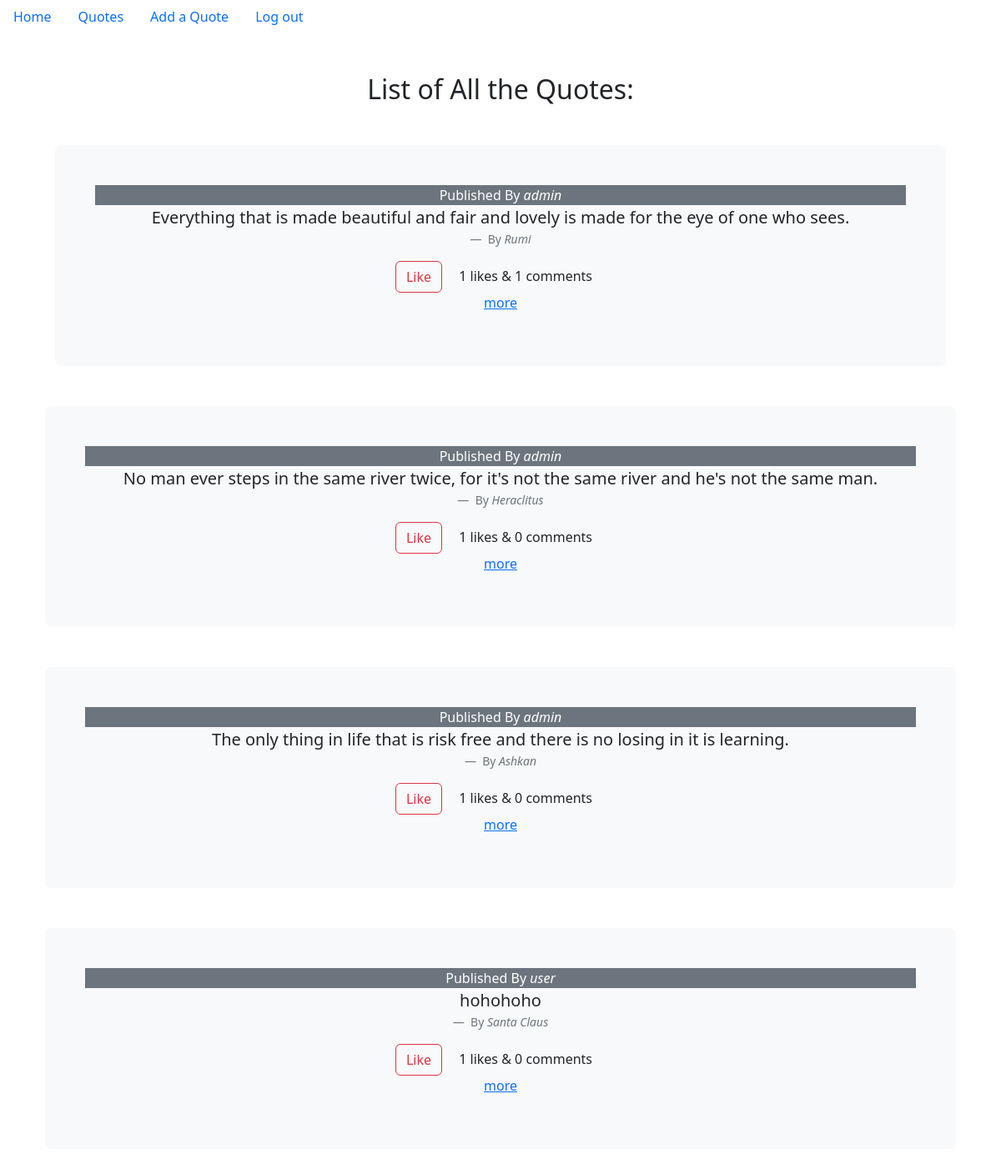
/quote/quote_list/ (signed in), run on an earlier commit of the app's database.
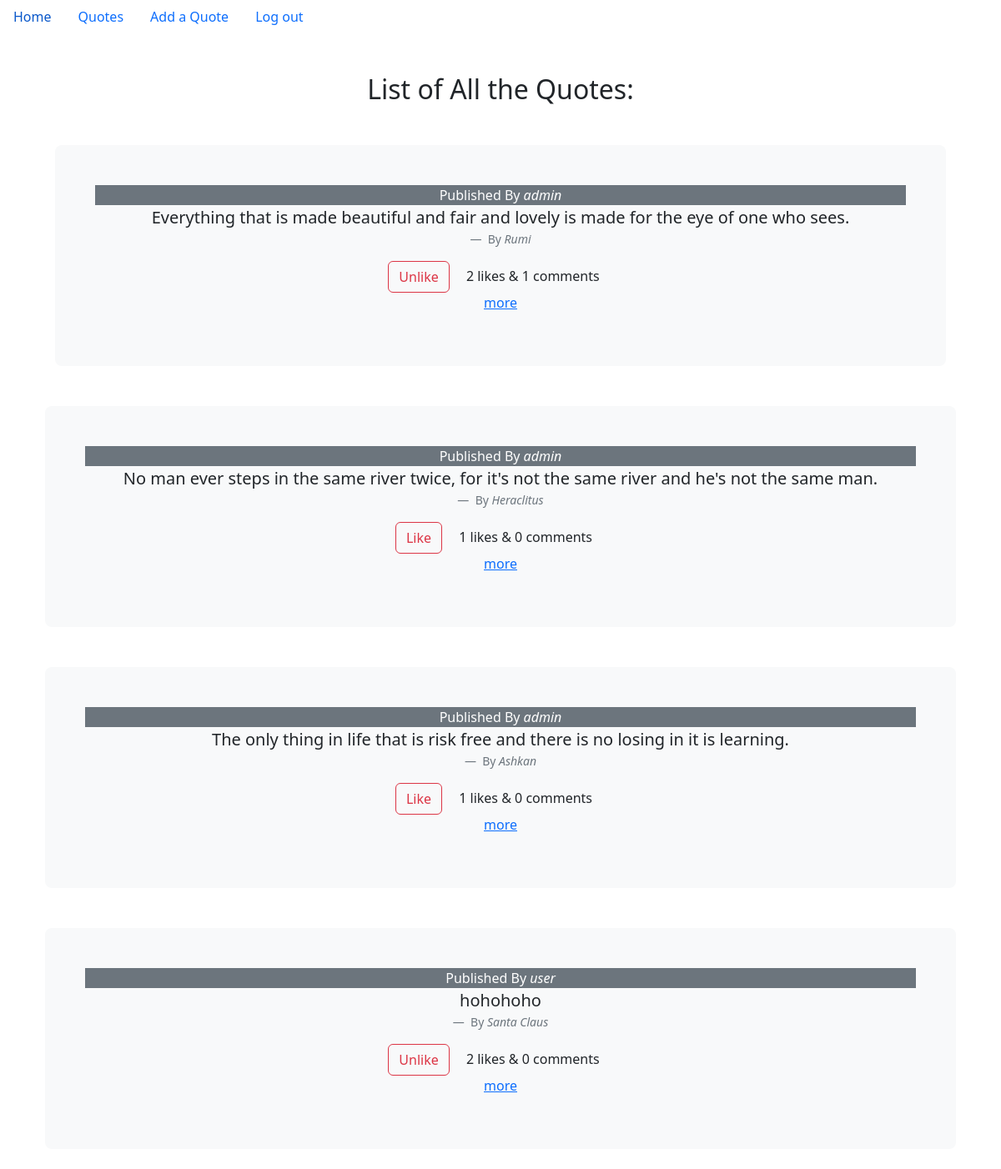
And on a later commit of the database.
### myApp/models.py (models this page shows, shortened)
class Quote(models.Model):
    body = models.CharField(max_length=500)
    publisher = models.ForeignKey(User, on_delete=models.CASCADE)
    author = models.CharField(max_length=260)
    like_numbers = models.PositiveSmallIntegerField(default=0)
    def count_likes(self):
        counter = Like.objects.filter(quote=self).count()
        self.like_numbers = counter
        self.save()
        return counter

### myApp/views.py (the view)
# urls.py: path('quote/quote_list/', views.QuoteListView.as_view(), name='quote_list'),
class QuoteListView(LoginRequiredMixin, generic.ListView):
    model = Quote
    template_name = 'myApp/quote_list.html'
    context_object_name = 'quotes'
    def get_queryset(self):
        user = self.request.user
        queryset = Quote.objects.annotate(
            liked=Exists(Like.objects.filter(user=user, quote=OuterRef('pk')))).annotate(
                comments_num=(Count('comments', distinct=True) + Count('comments__sub_comments', distinct=True)))
        return queryset

### templates/myApp/quote_list.html (shortened to what this page needs)
{% extends 'base.html' %}
{% block content %}
<div class="container my-5">
  <h2 class="text-center mb-4">List of All the Quotes:</h2>
  {% for quote in quotes %}
    <div class="container mt-5">
        <div class="container mt-5">
          <div class="p-5 text-center bg-body-tertiary rounded-3 mb-4">
          <figcaption class="blockquote-header text-center text-white bg-secondary">
            Published By <cite title="Source Title">{{ quote.publisher }}</cite>
          </figcaption>
          <figure class="text-center">
              <blockquote class="blockquote">
                <p>{{ quote.body }}</p>
              </blockquote>
              <figcaption class="blockquote-footer">
                By <cite title="Source Title">{{ quote.author }}</cite>
              </figcaption>
              <button class="btn btn-outline-danger like-button"
                data-quote-id="{{ quote.pk }}"
                data-liked="{{ quote.liked }}">
                {% if quote.liked %}
                  Unlike
                {% else %}
                  Like
                {% endif %}
                </button>
                <span class="m-3">{{ quote.count_likes }} likes & {{ quote.comments_num }} comments</span>
                <div>
                  <a href="{% url 'quote_detail' quote.id %}">more</a>
                </div>
              </div>
        </div>
    </div>
    </div>
  {% endfor %}
{% endblock content %}

What changed in the data, as far as the page shows it:
changed Quote "Rumi": count_likes "1" → "2"; text "Like" → "Unlike"
changed Quote "hohohoho": count_likes "1" → "2"; text "Like" → "Unlike"
